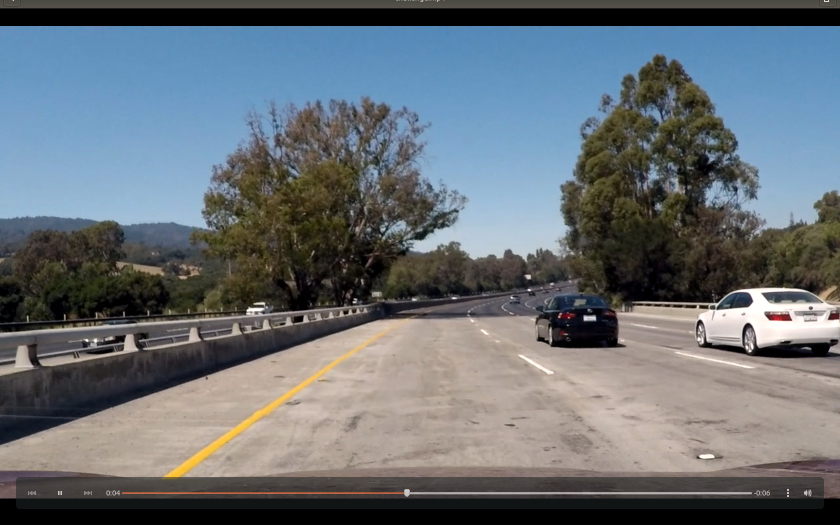
#> input picture test_images/challenge.jpg, 1680 x 1050 px (shown at 1/2 size); its folder holds only this picture in this run
$ jupyter execute --allow-errors P1_Pelletier.ipynb   (shell and % lines are left out)
#> lines starting #> are read from the running program, lines starting #| are printed output that depends on the picture; after the words box and inside, x2 and y2 are one past the last pixel; in counts of white or black regions, pixels touching at a corner belong together
#> further down, img is the input picture: shape (1050, 1680, 3); mean R, G, B 103.2, 110.5, 116.2
# Setup

[cell 1]
#importing some useful packages
import matplotlib.pyplot as plt
import matplotlib.image as mpimg
import numpy as np
import cv2
import os
import time

# Helper functions

[cell 2]
import math

def grayscale(img):
    """Applies the Grayscale transform
    This will return an image with only one color channel
    but NOTE: to see the returned image as grayscale
    (assuming your grayscaled image is called 'gray')
    you should call plt.imshow(gray, cmap='gray')"""
    return cv2.cvtColor(img, cv2.COLOR_RGB2GRAY)
    # Or use BGR2GRAY if you read an image with cv2.imread()
    # return cv2.cvtColor(img, cv2.COLOR_BGR2GRAY)

def canny(img, low_threshold, high_threshold):
    """Applies the Canny transform"""
    return cv2.Canny(img, low_threshold, high_threshold)

def gaussian_blur(img, kernel_size):
    """Applies a Gaussian Noise kernel"""
    return cv2.GaussianBlur(img, (kernel_size, kernel_size), 0)

def region_of_interest(img, vertices):
    """
    Applies an image mask.

    Only keeps the region of the image defined by the polygon
    formed from `vertices`. The rest of the image is set to black.
    """
    #defining a blank mask to start with
    mask = np.zeros_like(img)

    #defining a 3 channel or 1 channel color to fill the mask with depending on the input image
    if len(img.shape) > 2:
        channel_count = img.shape[2]  # i.e. 3 or 4 depending on your image
        ignore_mask_color = (255,) * channel_count
    else:
        ignore_mask_color = 255

    #filling pixels inside the polygon defined by "vertices" with the fill color
    cv2.fillPoly(mask, vertices, ignore_mask_color)

    #returning the image only where mask pixels are nonzero
    masked_image = cv2.bitwise_and(img, mask)
    return masked_image


# Python 3 has support for cool math symbols.

def weighted_img(img, initial_img, α=0.8, β=1., λ=0.):
    """
    `img` is the output of the hough_lines(), An image with lines drawn on it.
    Should be a blank image (all black) with lines drawn on it.

    `initial_img` should be the image before any processing.

    The result image is computed as follows:

    initial_img * α + img * β + λ
    NOTE: initial_img and img must be the same shape!
    """
    return cv2.addWeighted(initial_img, α, img, β, λ)

# Pipeline

[cell 3]
# from sklearn import linear_model
import math

# Lane-finding pipeline constants

REF_WIDTH = 960.0
REF_HEIGHT = 540.0

# Color score filtering
YELLOW_HUE = 100 # The nominal hue value that corresponds to a yellow lane line
YELLOW_VALUE = 140 # The value (brightness) below which pixels will be penalized on their "yellowness" score
YELLOW_MAX = 90*90*255*YELLOW_VALUE # The best possible "yellowness" score
WHITE_MAX = 255*255*255 # The best possible "whiteness" score
BACKGROUND_WINDOW = 30/REF_WIDTH # Radius of rectangular window for background lighting

# Edge detection
GAUSSIAN_KERNEL_SIZE = 5 # How many pixels to smooth the grayscale image before looking for Canny edges
CANNY_LOW_THRESHOLD = 40
CANNY_HIGH_THRESHOLD = 120

# Region of interest
MAX_HEIGHT = 330/REF_HEIGHT # Pixel height guaranteed to be just below the horizon
X_MIN_BOTTOM = 100/REF_WIDTH
X_MAX_BOTTOM = 940/REF_WIDTH
X_MIN_TOP = 420/REF_WIDTH
X_MAX_TOP = 570/REF_WIDTH

# Line finding
PIXEL_RESOLUTION = 2/REF_WIDTH
ANGULAR_RESOLUTION = 2*math.pi/180
LINE_THRESHOLD = 30
MIN_LINE_LENGTH = 30/REF_WIDTH
MAX_LINE_GAP = 40/REF_WIDTH

# Line filtering
MIN_SLOPE = 0.5
MAX_SLOPE = 1/MIN_SLOPE


def background_lighting(img):
    # Compute the integral of img
    simg = np.cumsum(np.cumsum(img.astype(np.int64), 0), 1)

    # Construct window-bounding integral indices for each pixel
    i_x, i_y = np.meshgrid(range(0,img.shape[1]), range(0,img.shape[0]))
    r = int(BACKGROUND_WINDOW*img.shape[1])
    i0_x = np.maximum(i_x - r, 0)
    i0_y = np.maximum(i_y - r, 0)
    i1_x = np.minimum(i_x + r, img.shape[1]-1)
    i1_y = np.minimum(i_y + r, img.shape[0]-1)

    # Sum in window starts as the integral from (0,0) to the lower-right window pixel
    bg = simg[i1_y, i1_x]
    mask = i0_x > 0

    # ...but subtract the integral from (0,0) to the lower-left window pixel
    bg[mask] -= simg[i1_y, i0_x-1][mask]
    mask = i0_y > 0

    # ...and also subtract the integral from (0,0) to the upper-right window pixel
    bg[mask] -= simg[i0_y-1, i1_x][mask]

    # ...but then add back in the integral from (0,0) to the upper-left window pixel
    mask = np.logical_and(i0_x > 0, i0_y > 0)
    bg[mask] += simg[i0_y-1, i0_x-1][mask]

    # Divide sums-in-windows by actual window sizes
    area = (i1_y-i0_y+1) * (i1_x-i0_x+1)
    bg //= area

    return bg


def yellow_score(rgb):
    hsv = cv2.cvtColor(rgb, cv2.COLOR_BGR2HSV)
#> hsv: shape (1050, 1680, 3); mean H, S, V 66.3, 66.5, 127.2
    dH = np.abs(hsv[:,:,0].astype(np.int64) - YELLOW_HUE)
#> dH: shape (1050, 1680) int64; 101 distinct labels, from 0 to 100
    dH[dH > 90] = 180 - dH[dH > 90]
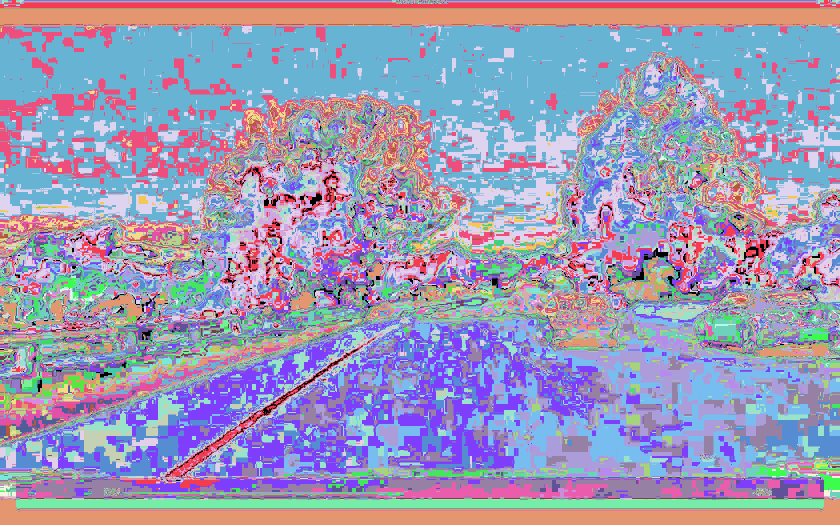
#> dH: shape (1050, 1680) int64 (shown at 1/2 size); 91 distinct labels, from 0 to 90; one colour per label, 0 black
    dH = 90 - dH
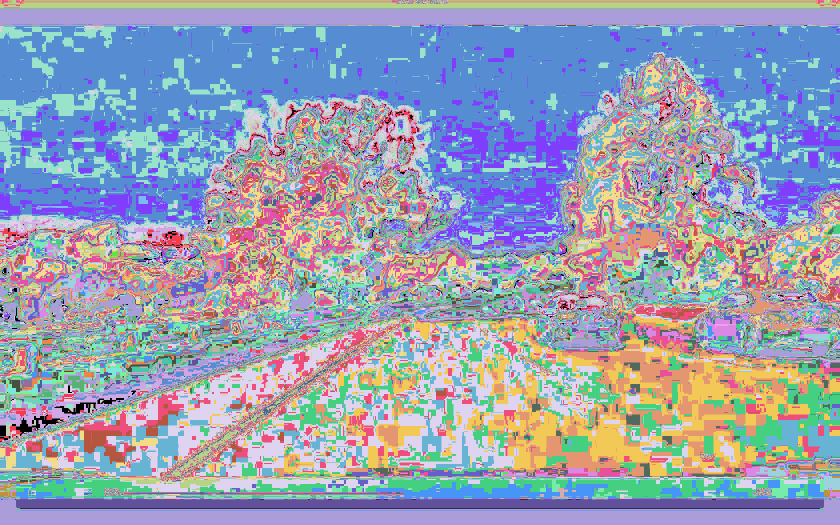
#> dH: shape (1050, 1680) int64 (shown at 1/2 size); 91 distinct labels, from 0 to 90; one colour per label, 0 black
    return dH * dH * hsv[:,:,1].astype(np.int64) * np.minimum(hsv[:,:,2], YELLOW_VALUE).astype(np.int64)
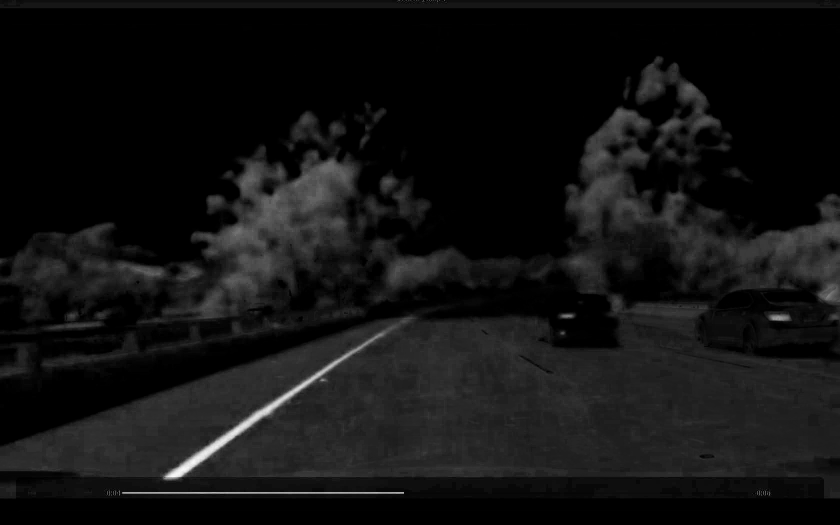
#> returned value: shape (1050, 1680) int64 (shown at 1/2 size); min 0, max 232877400, mean 16728112.4; drawn with min black and max white


def white_score(rgb):
    return rgb[:,:,0].astype(np.int64) * rgb[:,:,1].astype(np.int64) * rgb[:,:,2].astype(np.int64)


def normalize_image(img):
    vmin = img.min()
    vmax = img.max()
    return ((255 * (img - vmin)) / (vmax - vmin)).astype(np.uint8)


def linear_regression(x, y, w):
    """
    Perform linear regression on the provided points and return a function that
    computes x as a function of y
    """
    if len(x) < 2:
        return None

    # Convert raw lists into appropriate NumPy arrays
    if not type(x).__module__ == np.__name__:
        x = np.array(x).reshape(-1, 1)
        y = np.array(y).reshape(-1, 1)
        w = np.array(w)

    # Fit the data points
    regr = linear_model.LinearRegression()
    regr.fit(x, y, w)

    # Evaluate error
    yp = regr.predict(x)
    sigma = np.std(yp - y)

    # Find an error threshold that all points should reasonably fall below
    # Kind of like this, but with 95% starting point: https://math.stackexchange.com/a/510580
    max_error = sigma * (1.645 + math.sqrt(2*math.log(len(x))))

    inlier_mask = np.abs(yp - y) <= max_error
    if np.sum(inlier_mask) == len(x):
        # If there aren't any outliers, then use this fit
        m = regr.coef_
        b = regr.intercept_
        def compute_x(yi):
            return (yi - b) / m
        return compute_x
    else:
        # If there are outliers, remove them and try again
        return linear_regression(
            x[inlier_mask].reshape(1, -1),
            y[inlier_mask].reshape(1, -1),
            w[inlier_mask.flatten()])

def draw_lane_lines(img, lines, left_color=[0, 255, 0], right_color=[0, 0, 255], thickness=5):
    if lines is None:
        return

    # For each line segment, classify it as part of the left or right lane line
    # and then add its end points to the list of points that make up that line
    x_left = []
    y_left = []
    w_left = []
    x_right = []
    y_right = []
    w_right = []
    for line in lines:
        for x1,y1,x2,y2 in line:
            m = (y2-y1)/(x2-x1)
            comx = (x1+x2)/2
            if m >= MIN_SLOPE and m <= MAX_SLOPE and comx > img.shape[1]/2:
                w = math.sqrt((x2-x1)*(x2-x1) + (y2-y1)*(y2-y1))
                x_right.extend([x1, x2])
                y_right.extend([y1, y2])
                w_right.extend([w, w])
                cv2.line(img, (x1,y1), (x2,y2), right_color, 10)
            elif m >= -MAX_SLOPE and m <= -MIN_SLOPE and comx < img.shape[1]/2:
                w = math.sqrt((x2-x1)*(x2-x1) + (y2-y1)*(y2-y1))
                x_left.extend([x1, x2])
                y_left.extend([y1, y2])
                w_left.extend([w, w])
                cv2.line(img, (x1,y1), (x2,y2), left_color, thickness)

    y1 = MAX_HEIGHT*img.shape[0]
    y2 = img.shape[0]

    # Regress and draw the left lane line
    fx = linear_regression(x_left, y_left, w_left)
    if fx is not None:
        cv2.line(img, (int(fx(y1)), int(y1)), (int(fx(y2)), int(y2)), [255,0,0], 2)

    # Regress and draw the right lane line
    fx = linear_regression(x_right, y_right, w_right)
    if fx is not None:
        cv2.line(img, (int(fx(y1)), int(y1)), (int(fx(y2)), int(y2)), [255,0,0], 2)


# Define new hough lines function to use draw_lane_lines above
def hough_lane_lines(img, rho, theta, threshold, min_line_len, max_line_gap):
    """
    `img` should be the output of a Canny transform.

    Returns an image with hough lane lines drawn.
    """
    lines = cv2.HoughLinesP(img, rho, theta, threshold, np.array([]), minLineLength=min_line_len, maxLineGap=max_line_gap)
    line_img = np.zeros((img.shape[0], img.shape[1], 3), dtype=np.uint8)
    draw_lane_lines(line_img, lines)
    return line_img


def lanefind_pipeline(img):
    # Convert to grayscale corresponding to lane line content score (white or yellow)
    img_yellow = np.minimum(yellow_score(img) * 255 / YELLOW_MAX, 255).astype(np.uint8)
    img_white = np.minimum(white_score(img) * 255 / WHITE_MAX, 255).astype(np.uint8)
    gray = np.maximum(img_yellow, img_white)
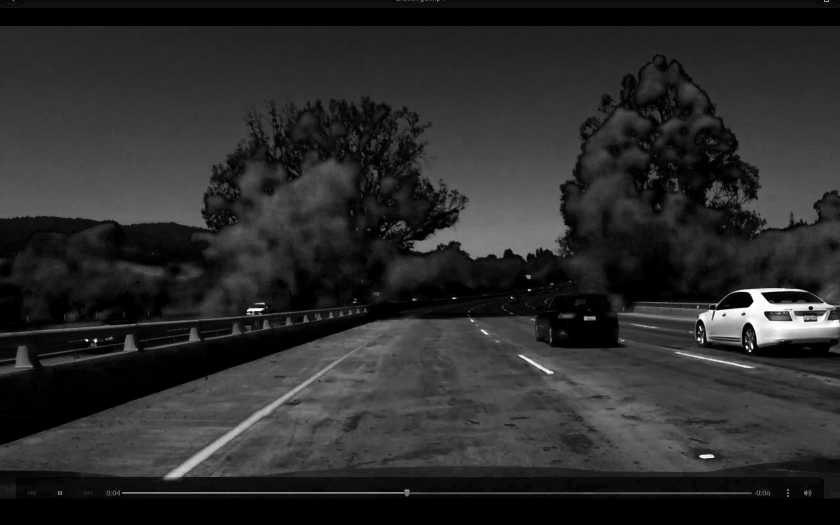
#> gray: shape (1050, 1680) (shown at 1/2 size); min 0, max 255, mean 43.1

    # Remove background lighting (brings out local contrast detail)
    bg = background_lighting(gray)
#> in background_lighting, `simg = np.cumsum(np.cumsum(img.astype(np.int64), 0), 1)`:
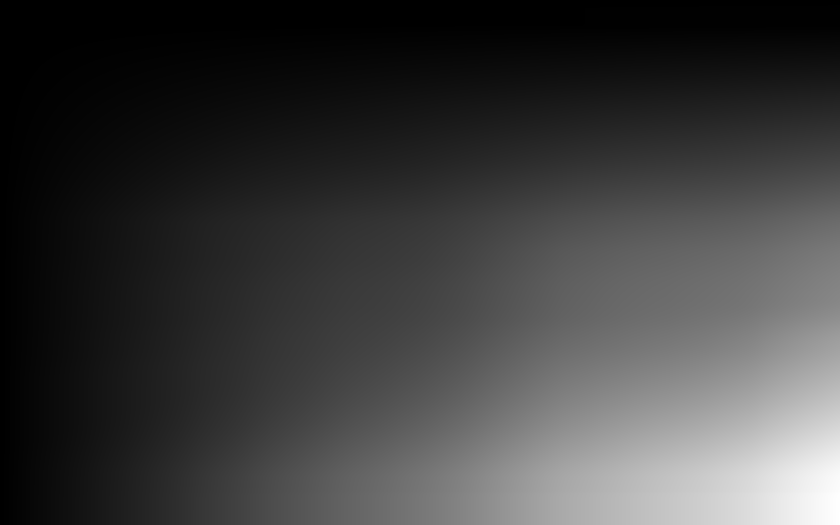
#> simg: shape (1050, 1680) int64 (shown at 1/2 size); min 11, max 75941791, mean 18220679.1; drawn with min black and max white
#> in background_lighting, `bg //= area`:
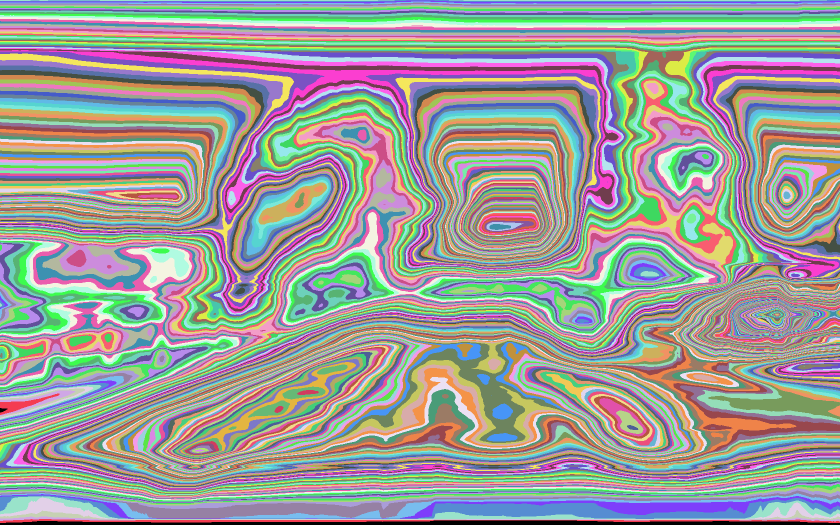
#> bg: shape (1050, 1680) int64 (shown at 1/2 size); 168 distinct labels, from 0 to 167; one colour per label, 0 black
    fg = gray.astype(np.int64) - bg

    # Mask out for only the edges in the place we expect lane lines to be
    outline = np.array([
        [X_MIN_BOTTOM*img.shape[1], img.shape[0]],
        [X_MAX_BOTTOM*img.shape[1], img.shape[0]],
        [X_MAX_TOP*img.shape[1], MAX_HEIGHT*img.shape[0]],
        [X_MIN_TOP*img.shape[1], MAX_HEIGHT*img.shape[0]]], dtype=np.int32)
    mask = region_of_interest(np.ones(fg.shape, dtype=np.uint8), [outline]) > 0
#> in region_of_interest, `cv2.fillPoly(mask, vertices, ignore_mask_color)`:
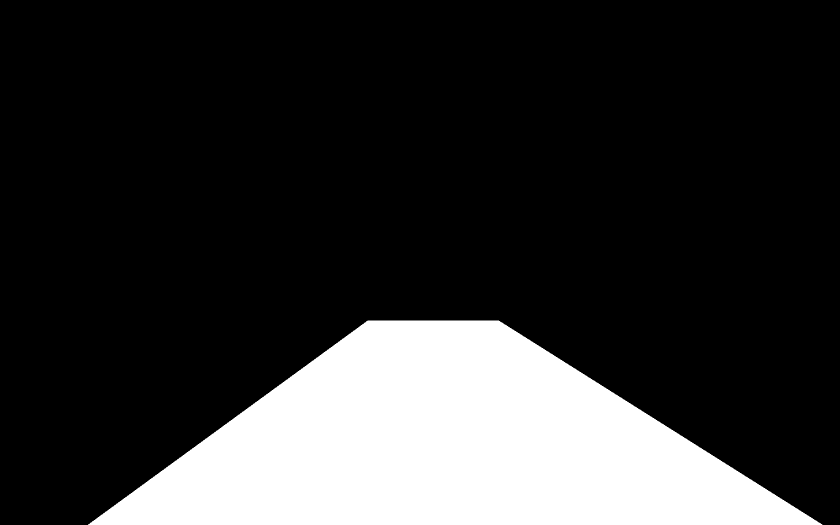
#> mask: shape (1050, 1680) (shown at 1/2 size); 20.1% white; 1 white region, box (x1, y1, x2, y2) and area: (176, 641, 1645, 1050) 354389
#> in region_of_interest, `masked_image = cv2.bitwise_and(img, mask)`: img: shape (1050, 1680); every value is 1
    fg_min = fg[mask].min()
#> fg_min = -62
    fg_max = fg[mask].max()
#> fg_max = 195
    fg = ((fg - fg_min) * 255 / (fg_max - fg_min)).astype(np.uint8)
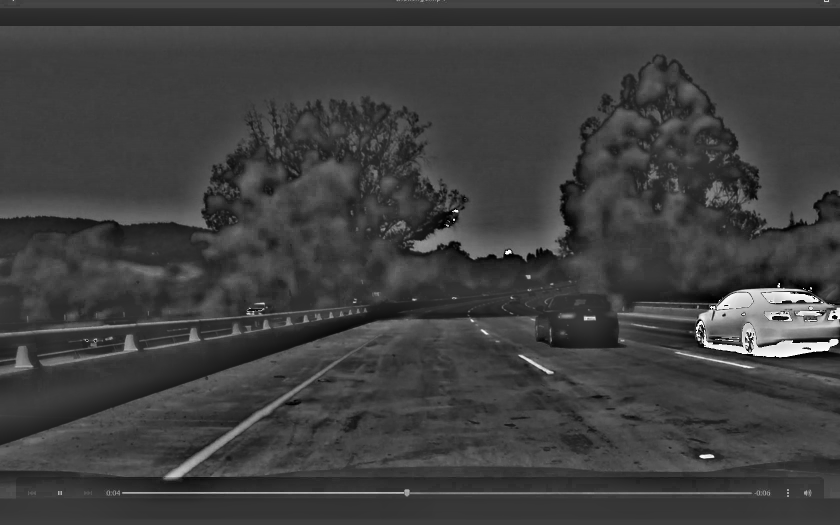
#> fg: shape (1050, 1680) (shown at 1/2 size); min 0, max 255, mean 63

    # Identify sufficiently strong edges in the image
    edges = canny(gaussian_blur(fg, GAUSSIAN_KERNEL_SIZE),
                  CANNY_LOW_THRESHOLD, CANNY_HIGH_THRESHOLD)
#> in canny, `return cv2.Canny(img, low_threshold, high_threshold)`: returned value: shape (1050, 1680); 1.7% white in thin lines or dots

    # Mask out for only the edges in the place we expect lane lines to be
    outline = np.array([
        [X_MIN_BOTTOM*edges.shape[1], img.shape[0]],
        [X_MAX_BOTTOM*edges.shape[1], img.shape[0]],
        [X_MAX_TOP*edges.shape[1], MAX_HEIGHT*img.shape[0]],
        [X_MIN_TOP*edges.shape[1], MAX_HEIGHT*img.shape[0]]], dtype=np.int32)
    edges = region_of_interest(edges, [outline])
#> in region_of_interest (call 2), `masked_image = cv2.bitwise_and(img, mask)`:
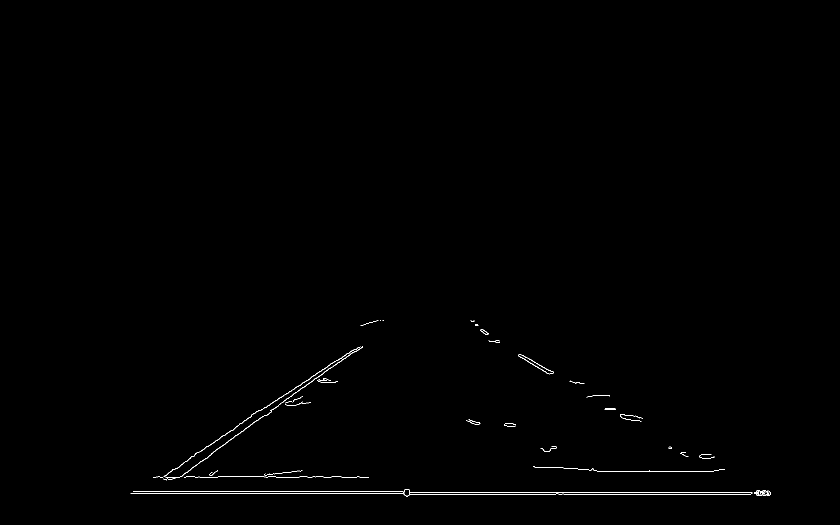
#> masked_image: shape (1050, 1680) (shown at 1/2 size); 0.34% white in thin lines or dots, all inside (x1, y1, x2, y2) = (261, 641, 1541, 993)

    # Find lines
    lines = hough_lane_lines(edges,
                PIXEL_RESOLUTION*edges.shape[1], ANGULAR_RESOLUTION,
                LINE_THRESHOLD, MIN_LINE_LENGTH*edges.shape[1], MAX_LINE_GAP*edges.shape[1])
#> in hough_lane_lines, `lines = cv2.HoughLinesP(img, rho, theta, threshold, np.array([]), minL..`: lines = 66 rows, first 6: [806, 984, 1540, 984], [807, 988, 1540, 988], [313, 987, 717, 694], [554, 800, 693, 707], [1198, 943, 1417, 943], [313, 953, 718, 953]
#> the loop in draw_lane_lines, `for line in lines:` made 66 passes
#> line on passes 1 to 12: [[806, 984, 1540, 984]], [[807, 988, 1540, 988]], [[313, 987, 717, 694]], [[554, 800, 693, 707]], [[1198, 943, 1417, 943]], [[313, 953, 718, 953]], [[306, 954, 435, 954]], [[1183, 792, 1276, 841]], [[717, 987, 818, 990]], [[282, 987, 412, 893]], [[986, 682, 1098, 747]], [[739, 983, 819, 981]]
#> after the loop in draw_lane_lines, `for line in lines:`:
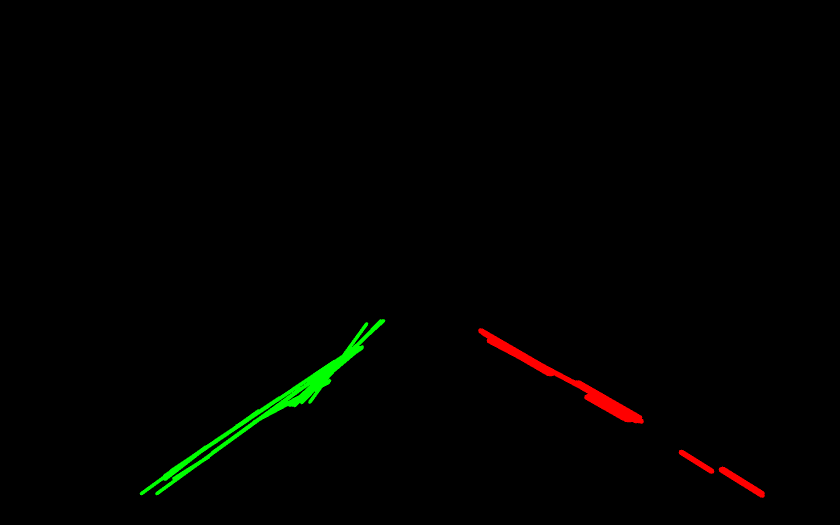
#> img: shape (1050, 1680, 3) (shown at 1/2 size); mean of channels 0, 1, 2 0, 1.8, 1.4; drawn as B, G, R
#> after the loop in draw_lane_lines, `for line in lines:`: w_left = 44 values, max 499.1 at index 0, min 67.48 at index 26, mean 187; w_right = 44 values, max 230.8 at index 4, min 71.87 at index 12, mean 118.3; x_left = 44 values, max 767 at index 9, min 282 at index 4, mean 555.8; x_right = 44 values, max 1524 at index 39, min 961 at index 20, mean 1216.8; y_left = 44 values, max 987 at index 0, min 641 at index 9, mean 807.4; y_right = 44 values, max 990 at index 39, min 661 at index 20, mean 810.9
#> in linear_regression, `x = np.array(x).reshape(-1, 1)`: x has the same summary as x_left in draw_lane_lines
#> in linear_regression, `y = np.array(y).reshape(-1, 1)`: y has the same summary as y_left in draw_lane_lines
#> in linear_regression, `w = np.array(w)`: w has the same summary as w_left in draw_lane_lines

    return weighted_img(lines, img)

# Operate on the test images
#> (the rest of this cell did not finish here and is left out)
